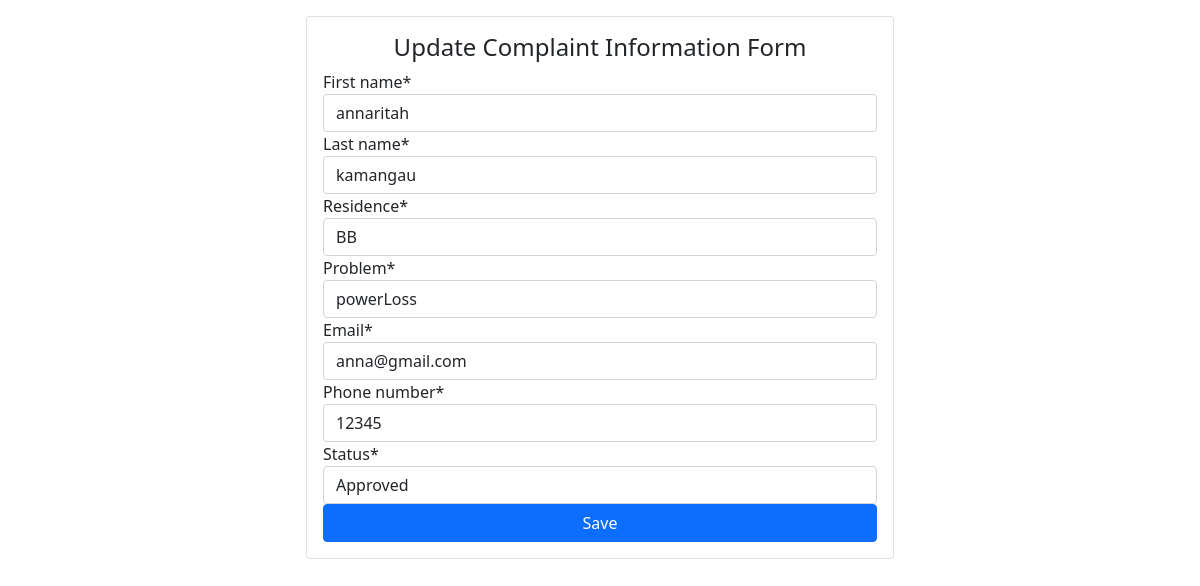
Page /edit/2/ on the committed database.
### complaint/models.py (models this page shows, shortened)
class Complaint(models.Model):
    first_name = models.CharField(max_length=30)
    last_name = models.CharField(max_length=30)
    residence = models.CharField(max_length=50)
    problem = models.CharField(max_length=50)
    email = models.CharField(max_length=50)
    phone_number = models.CharField(max_length=20)
    date = models.DateTimeField(auto_now_add=True)
    status = models.CharField(max_length=50, default= '')

### complaint/views.py (the view)
# urls.py: path('edit/<str:pk>/', views.edit, name='edit'),
def edit(request, pk):
    complaint = Complaint.objects.get(id=pk)
    form = EditForm(instance=complaint)
    if request.method == 'POST':
        form = EditForm(request.POST, instance=complaint)
        if form.is_valid():
            form.save()
            return redirect('admin_panel')
    context = {'edit_form': form}
    return render(request, 'electricity/edit.html', context)

### complaint/forms.py
class EditForm(forms.ModelForm):
    CHOICE_STATUS = (
        (None, '-- Provide complaint\'s status -- '),
        ('Approved', 'Approved'),
        ('Declined', 'Declined'),
    )
    status = forms.ChoiceField(widget=forms.Select(attrs={'type': 'select'}), choices=CHOICE_STATUS,)
    class Meta:
            model = Complaint
            fields = '__all__'

### complaint/templates/electricity/edit.html (shortened to what this page needs)
{% load static %}
{% load crispy_forms_tags %}
<!DOCTYPE html>
<html>
	<head>
		<link rel="stylesheet" href="{% static 'bootstrap.min.css' %}">
	</head>
	<body>
	<div class="row">
		<div class="col-md-6 offset-sm-3">
			<form action="" method="post" class="card card-body mt-3">
				<h4 class="text-center">Update Complaint Information Form</h4>
				{{edit_form|crispy}}
				<button type="submit" class="btn btn-primary">Save</button>
			</form>
		</div>
	</div>
	</body>
</html>

### rows in the picture
Complaint: first_name "annaritah", last_name "kamangau", residence "BB", problem "powerLoss", email "anna@gmail.com", phone_number "12345", status "Approved"
